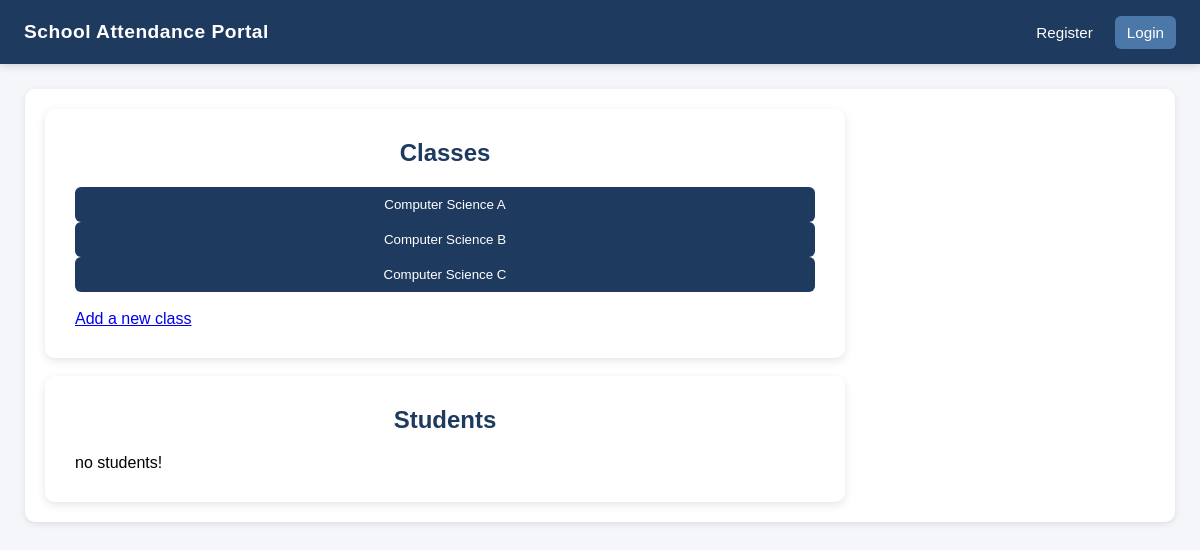
Before: /courses/id=1 with the older database file.
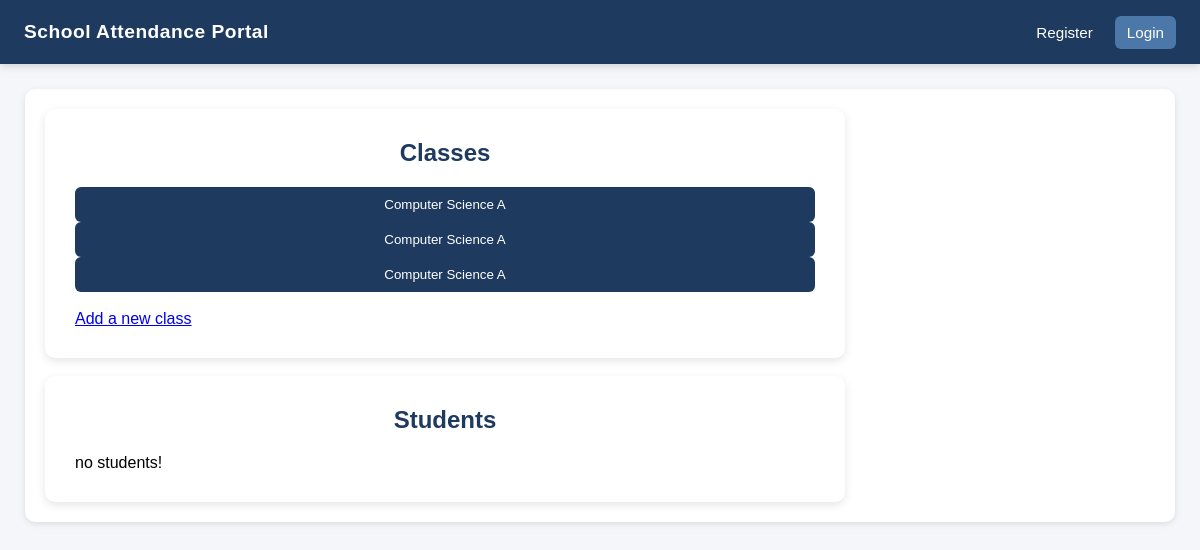
After: the same page with the newer database file.
### tables this page shows
CREATE TABLE "class"
(
    class_id  INTEGER not null
        constraint class_pk
            primary key autoincrement,
    block     char(1) not null,
    course_id int     not null
        references course
);

CREATE TABLE "subject"
(
    subject_id    INTEGER     not null
        primary key autoincrement,
    subject_name  varchar(45) not null,
    department_id int         not null
        references department
);

### app.py (the view)
@app.route("/courses/id=<course_id>")
def course(course_id):
    from libraries.tools.admin import get_classes_by_course, get_students_by_course
    class_list = get_classes_by_course(course_id)
    student_list = get_students_by_course(course_id)
    return render_template("course.html", class_list=class_list, student_list=student_list, course_id = course_id)

### app.py (called while the page is built)
@app.before_request
def before_request():
    if "logged_in" not in session.keys():
        session["logged_in"] = 0

### libraries/tools/admin.py (called while the page is built)
def get_classes_by_course(course_id):
    from libraries.tools.database import execute_query_all
    query = ("SELECT subject.subject_name, class.block, course.year "
             "FROM class, course, subject "
             "WHERE class.course_id = course.course_id "
             "AND course.subject_id = subject.subject_id "
             "AND course.course_id = ?")
    classes = execute_query_all(query, (course_id, ))
    return classes

def get_students_by_course(course_id):
    from libraries.tools.database import execute_query_all
    query = ("SELECT * FROM student, enrolment, class "
             "WHERE student.student_number = enrolment.student_number "
             "AND enrolment.class_id = class.class_id "
             "AND class.course_id = ?")
    students = execute_query_all(query, (course_id, ))
    return students

### libraries/tools/database.py (called while the page is built)
def execute_query_all(query,params):
    conn = sqlite3.connect("database.db")
    cur = conn.cursor()
    cur.execute(query,params)
    rows = cur.fetchall()
    return rows

### templates/course.html
{% extends 'base.html' %}
{% block content %}
    <div class="card">
        <h2>Classes</h2>
        {% for class in class_list %}
            <form method="POST">
                <button type="submit">{{ class[0] }} {{ class[1] }}</button>
            </form>
        {% else %}
            <p>no classes!</p>
        {% endfor %}
        <br/>
        <a href="/classes/new/course={{ course_id }}">Add a new class</a>
    </div>
    <br/>
    <div class="card">
        <h2>Students</h2>
        {% for student in student_list %}
            <form method="POST">
                <button type="submit" name="test" value="123">{{ course[0] }} - {{ course[1] }}</button>
            </form>
        {% else %}
            <p>no students!</p>
        {% endfor %}
    </div>
{% endblock %}

### templates/base.html (shortened to what this page needs)
<!DOCTYPE html>
<html lang="en">
<head>
    <link rel="stylesheet" href="{{ url_for('static', filename='css/style.css') }}">
</head>
<body>
    <nav class="navbar">
        <div class="portal-title">
            School Attendance Portal
        </div>
        <div class="nav-links">
            {% if session.get('logged_in') %}
                <a href="{{ url_for('logout') }}">Logout</a>
            {% else %}
                <a href="{{ url_for('register') }}">Register</a>
                <a href="{{ url_for('login') }}">Login</a>
            {% endif %}
        </div>
    </nav>
    <main class="content {% if not session.get('logged_in') %}full-width{% endif %}">
        <div class="page-card">
            {% block content %}
            {% endblock %}
        </div>
    </main>
</body>
</html>

### static/css/style.css (style rules this page uses)
* { margin: 0; padding: 0; box-sizing: border-box; font-family: Arial, sans-serif; }
body { background: #f4f6f9; }
.navbar { height: 64px; background: #1e3a5f; color: white; display: flex; align-items: center; justify-content: space-between; padding: 0 24px; position: fixed; top: 0; left: 0; right: 0; z-index: 1000; box-shadow: 0 2px 8px rgba(0, 0, 0, 0.15); }
.portal-title { font-size: 1.2rem; font-weight: 600; letter-spacing: 0.5px; }
.nav-links { display: flex; align-items: center; gap: 10px; }
.nav-links a { color: white; text-decoration: none; font-size: 0.95rem; padding: 8px 12px; border-radius: 6px; transition: background 0.2s ease, color 0.2s ease; }
.nav-links a:last-child { background: #4b78a8; }
.content { margin-top: 64px; margin-left: 240px; padding: 25px; }
.content.full-width { margin-left: 0; }
.page-card { background: white; border-radius: 10px; padding: 20px; box-shadow: 0 2px 6px rgba(0, 0, 0, 0.1); }
.card { background: white; padding: 30px; width: 100%; max-width: 800px; border-radius: 10px; box-shadow: 0 3px 10px rgba(0, 0, 0, 0.1); }
h2 { text-align: center; margin-bottom: 20px; color: #1e3a5f; }
button { width: 100%; padding: 10px; background: #1e3a5f; color: white; border: none; border-radius: 6px; cursor: pointer; }

Changed rows visible on the page:
removed class: subject_name "Computer Science", block "B"
removed class: subject_name "Computer Science", block "C"
added class: subject_name "Computer Science", block "A"
added class: subject_name "Computer Science", block "A"
